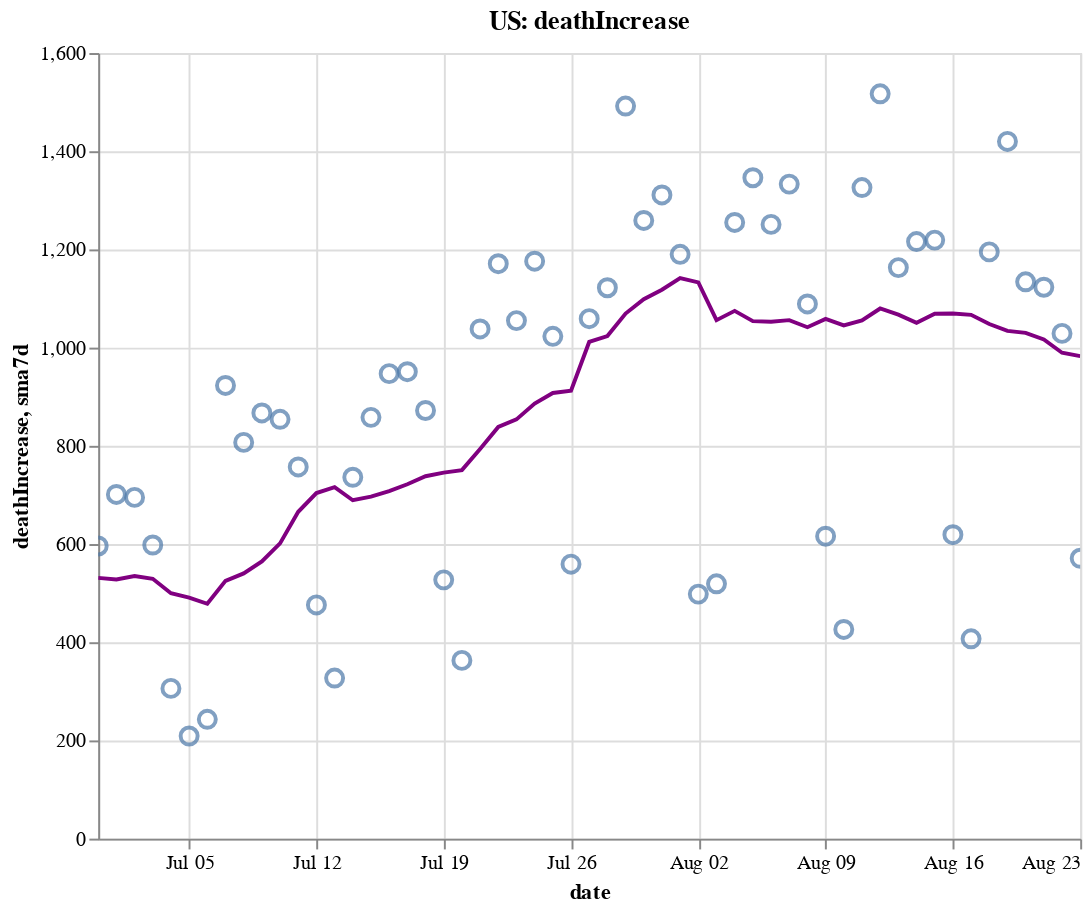

The notebook cell saved with this chart:
### Code cell
create_plot(us, 'deathIncrease')

### Figure 1 — Vega-Lite specification as saved in the notebook (floating-point values rounded to 4 significant figures)
{"config": {"view": {"continuousWidth": 400, "continuousHeight": 300}}, "layer": [{"layer": [{"mark": {"type": "point", "size": 75}, "encoding": {"tooltip": [{"type": "temporal", "field": "date"}, {"type": "quantitative", "field": "deathIncrease"}, {"type": "quantitative", "field": "sma7d"}], "x": {"type": "temporal", "field": "date"}, "y": {"type": "quantitative", "field": "deathIncrease"}}, "selection": {"selector006": {"type": "interval", "bind": "scales", "encodings": ["x", "y"]}}}, {"mark": {"type": "line", "color": "purple"}, "encoding": {"x": {"type": "temporal", "field": "date"}, "y": {"type": "quantitative", "field": "sma7d"}}}]}, {"mark": {"type": "rule", "color": "#aaa"}, "encoding": {"x": {"type": "temporal", "field": "date"}}, "transform": [{"filter": {"selection": "selector005"}}]}, {"mark": "circle", "encoding": {"opacity": {"condition": {"value": 1, "selection": "selector005"}, "value": 0}, "tooltip": [{"type": "temporal", "field": "date"}, {"type": "quantitative", "field": "deathIncrease"}, {"type": "quantitative", "field": "sma7d"}], "x": {"type": "temporal", "field": "date"}, "y": {"type": "quantitative", "field": "deathIncrease"}}, "selection": {"selector005": {"type": "single", "encodings": ["x"], "on": "mouseover", "nearest": true, "empty": "none"}}}, {"mark": {"type": "text", "align": "left", "dx": 5, "dy": -5, "stroke": "white", "strokeWidth": 2}, "encoding": {"text": {"type": "quantitative", "field": "deathIncrease"}, "tooltip": [{"type": "temporal", "field": "date"}, {"type": "quantitative", "field": "deathIncrease"}, {"type": "quantitative", "field": "sma7d"}], "x": {"type": "temporal", "field": "date"}, "y": {"type": "quantitative", "field": "deathIncrease"}}, "transform": [{"filter": {"selection": "selector005"}}]}, {"mark": {"type": "text", "align": "left", "dx": 5, "dy": -5}, "encoding": {"text": {"type": "quantitative", "field": "deathIncrease"}, "tooltip": [{"type": "temporal", "field": "date"}, {"type": "quantitative", "field": "deathIncrease"}, {"type": "quantitative", "field": "sma7d"}], "x": {"type": "temporal", "field": "date"}, "y": {"type": "quantitative", "field": "deathIncrease"}}, "transform": [{"filter": {"selection": "selector005"}}]}], "data": {"name": "data-c478fffe74704f2936696871fe345976"}, "height": 400, "title": "US: deathIncrease", "width": 500, "$schema": "https://vega.github.io/schema/vega-lite/v4.8.1.json", "datasets": {"data-c478fffe74704f2936696871fe345976": [{"date": "2020-06-30T00:00:00", "totalTestResultsIncrease": 628000.0, "positiveIncrease": 47460.0, "death": 120100.0, "deathIncrease": 596.0, "positiveRate": 0.076, "state": "US", "sma7d": 531.1}, {"date": "2020-07-01T00:00:00", "totalTestResultsIncrease": 635500.0, "positiveIncrease": 50670.0, "death": 120800.0, "deathIncrease": 701.0, "positiveRate": 0.08, "state": "US", "sma7d": 527.9}, {"date": "2020-07-02T00:00:00", "totalTestResultsIncrease": 666800.0, "positiveIncrease": 53830.0, "death": 121500.0, "deathIncrease": 695.0, "positiveRate": 0.081, "state": "US", "sma7d": 534.7}, {"date": "2020-07-03T00:00:00", "totalTestResultsIncrease": 714800.0, "positiveIncrease": 54220.0, "death": 122100.0, "deathIncrease": 598.0, "positiveRate": 0.076, "state": "US", "sma7d": 529.1}, {"date": "2020-07-04T00:00:00", "totalTestResultsIncrease": 645700.0, "positiveIncrease": 54730.0, "death": 122400.0, "deathIncrease": 306.0, "positiveRate": 0.085, "state": "US", "sma7d": 499.9}, {"date": "2020-07-05T00:00:00", "totalTestResultsIncrease": 684200.0, "positiveIncrease": 45790.0, "death": 122600.0, "deathIncrease": 209.0, "positiveRate": 0.067, "state": "US", "sma7d": 491.0}, {"date": "2020-07-06T00:00:00", "totalTestResultsIncrease": 504400.0, "positiveIncrease": 41600.0, "death": 122900.0, "deathIncrease": 243.0, "positiveRate": 0.082, "state": "US", "sma7d": 478.3}, {"date": "2020-07-07T00:00:00", "totalTestResultsIncrease": 637700.0, "positiveIncrease": 51770.0, "death": 123800.0, "deathIncrease": 923.0, "positiveRate": 0.081, "state": "US", "sma7d": 525.0}, {"date": "2020-07-08T00:00:00", "totalTestResultsIncrease": 634400.0, "positiveIncrease": 62150.0, "death": 124600.0, "deathIncrease": 807.0, "positiveRate": 0.098, "state": "US", "sma7d": 540.1}, {"date": "2020-07-09T00:00:00", "totalTestResultsIncrease": 706200.0, "positiveIncrease": 58840.0, "death": 125500.0, "deathIncrease": 867.0, "positiveRate": 0.083, "state": "US", "sma7d": 564.7}, {"date": "2020-07-10T00:00:00", "totalTestResultsIncrease": 815900.0, "positiveIncrease": 66640.0, "death": 126300.0, "deathIncrease": 854.0, "positiveRate": 0.082, "state": "US", "sma7d": 601.3}, {"date": "2020-07-11T00:00:00", "totalTestResultsIncrease": 705600.0, "positiveIncrease": 63010.0, "death": 127100.0, "deathIncrease": 757.0, "positiveRate": 0.089, "state": "US", "sma7d": 665.7}, {"date": "2020-07-12T00:00:00", "totalTestResultsIncrease": 764100.0, "positiveIncrease": 60980.0, "death": 127600.0, "deathIncrease": 476.0, "positiveRate": 0.08, "state": "US", "sma7d": 703.9}, {"date": "2020-07-13T00:00:00", "totalTestResultsIncrease": 690900.0, "positiveIncrease": 58460.0, "death": 127900.0, "deathIncrease": 327.0, "positiveRate": 0.085, "state": "US", "sma7d": 715.9}, {"date": "2020-07-14T00:00:00", "totalTestResultsIncrease": 774400.0, "positiveIncrease": 62880.0, "death": 128600.0, "deathIncrease": 736.0, "positiveRate": 0.081, "state": "US", "sma7d": 689.1}, {"date": "2020-07-15T00:00:00", "totalTestResultsIncrease": 766400.0, "positiveIncrease": 65380.0, "death": 129500.0, "deathIncrease": 858.0, "positiveRate": 0.085, "state": "US", "sma7d": 696.4}, {"date": "2020-07-16T00:00:00", "totalTestResultsIncrease": 832700.0, "positiveIncrease": 70950.0, "death": 130400.0, "deathIncrease": 947.0, "positiveRate": 0.085, "state": "US", "sma7d": 707.9}, {"date": "2020-07-17T00:00:00", "totalTestResultsIncrease": 842200.0, "positiveIncrease": 77230.0, "death": 131400.0, "deathIncrease": 951.0, "positiveRate": 0.092, "state": "US", "sma7d": 721.7}, {"date": "2020-07-18T00:00:00", "totalTestResultsIncrease": 768400.0, "positiveIncrease": 65180.0, "death": 132200.0, "deathIncrease": 872.0, "positiveRate": 0.085, "state": "US", "sma7d": 738.1}, {"date": "2020-07-19T00:00:00", "totalTestResultsIncrease": 805600.0, "positiveIncrease": 64880.0, "death": 132800.0, "deathIncrease": 527.0, "positiveRate": 0.081, "state": "US", "sma7d": 745.4}, {"date": "2020-07-20T00:00:00", "totalTestResultsIncrease": 712300.0, "positiveIncrease": 56970.0, "death": 133100.0, "deathIncrease": 363.0, "positiveRate": 0.08, "state": "US", "sma7d": 750.6}, {"date": "2020-07-21T00:00:00", "totalTestResultsIncrease": 754800.0, "positiveIncrease": 63640.0, "death": 134200.0, "deathIncrease": 1038.0, "positiveRate": 0.084, "state": "US", "sma7d": 793.7}, {"date": "2020-07-22T00:00:00", "totalTestResultsIncrease": 800700.0, "positiveIncrease": 69150.0, "death": 135300.0, "deathIncrease": 1171.0, "positiveRate": 0.086, "state": "US", "sma7d": 838.4}, {"date": "2020-07-23T00:00:00", "totalTestResultsIncrease": 845400.0, "positiveIncrease": 71350.0, "death": 136400.0, "deathIncrease": 1055.0, "positiveRate": 0.084, "state": "US", "sma7d": 853.9}, {"date": "2020-07-24T00:00:00", "totalTestResultsIncrease": 934100.0, "positiveIncrease": 75200.0, "death": 137600.0, "deathIncrease": 1176.0, "positiveRate": 0.081, "state": "US", "sma7d": 886.0}, {"date": "2020-07-25T00:00:00", "totalTestResultsIncrease": 794700.0, "positiveIncrease": 65080.0, "death": 138600.0, "deathIncrease": 1023.0, "positiveRate": 0.082, "state": "US", "sma7d": 907.6}, {"date": "2020-07-26T00:00:00", "totalTestResultsIncrease": 865800.0, "positiveIncrease": 61710.0, "death": 139200.0, "deathIncrease": 559.0, "positiveRate": 0.071, "state": "US", "sma7d": 912.1}, {"date": "2020-07-27T00:00:00", "totalTestResultsIncrease": 761100.0, "positiveIncrease": 55130.0, "death": 140200.0, "deathIncrease": 1059.0, "positiveRate": 0.072, "state": "US", "sma7d": 1012.0}, {"date": "2020-07-28T00:00:00", "totalTestResultsIncrease": 735900.0, "positiveIncrease": 56230.0, "death": 141300.0, "deathIncrease": 1122.0, "positiveRate": 0.076, "state": "US", "sma7d": 1024.0}, {"date": "2020-07-29T00:00:00", "totalTestResultsIncrease": 861100.0, "positiveIncrease": 66970.0, "death": 142800.0, "deathIncrease": 1492.0, "positiveRate": 0.078, "state": "US", "sma7d": 1069.0}, {"date": "2020-07-30T00:00:00", "totalTestResultsIncrease": 813100.0, "positiveIncrease": 69470.0, "death": 144100.0, "deathIncrease": 1259.0, "positiveRate": 0.085, "state": "US", "sma7d": 1099.0}, {"date": "2020-07-31T00:00:00", "totalTestResultsIncrease": 732400.0, "positiveIncrease": 67760.0, "death": 145400.0, "deathIncrease": 1311.0, "positiveRate": 0.093, "state": "US", "sma7d": 1118.0}, {"date": "2020-08-01T00:00:00", "totalTestResultsIncrease": 736700.0, "positiveIncrease": 60690.0, "death": 146600.0, "deathIncrease": 1190.0, "positiveRate": 0.082, "state": "US", "sma7d": 1142.0}, {"date": "2020-08-02T00:00:00", "totalTestResultsIncrease": 722600.0, "positiveIncrease": 48270.0, "death": 147100.0, "deathIncrease": 498.0, "positiveRate": 0.067, "state": "US", "sma7d": 1133.0}, {"date": "2020-08-03T00:00:00", "totalTestResultsIncrease": 734300.0, "positiveIncrease": 49560.0, "death": 147600.0, "deathIncrease": 519.0, "positiveRate": 0.067, "state": "US", "sma7d": 1056.0}, {"date": "2020-08-04T00:00:00", "totalTestResultsIncrease": 701200.0, "positiveIncrease": 51570.0, "death": 148900.0, "deathIncrease": 1255.0, "positiveRate": 0.074, "state": "US", "sma7d": 1075.0}, {"date": "2020-08-05T00:00:00", "totalTestResultsIncrease": 685200.0, "positiveIncrease": 52260.0, "death": 150200.0, "deathIncrease": 1346.0, "positiveRate": 0.076, "state": "US", "sma7d": 1054.0}, {"date": "2020-08-06T00:00:00", "totalTestResultsIncrease": 752700.0, "positiveIncrease": 54180.0, "death": 151500.0, "deathIncrease": 1251.0, "positiveRate": 0.072, "state": "US", "sma7d": 1053.0}, {"date": "2020-08-07T00:00:00", "totalTestResultsIncrease": 771200.0, "positiveIncrease": 61520.0, "death": 152800.0, "deathIncrease": 1333.0, "positiveRate": 0.08, "state": "US", "sma7d": 1056.0}, {"date": "2020-08-08T00:00:00", "totalTestResultsIncrease": 674700.0, "positiveIncrease": 54020.0, "death": 153900.0, "deathIncrease": 1089.0, "positiveRate": 0.08, "state": "US", "sma7d": 1042.0}, {"date": "2020-08-09T00:00:00", "totalTestResultsIncrease": 720000.0, "positiveIncrease": 51360.0, "death": 154500.0, "deathIncrease": 616.0, "positiveRate": 0.071, "state": "US", "sma7d": 1058.0}, {"date": "2020-08-10T00:00:00", "totalTestResultsIncrease": 722500.0, "positiveIncrease": 41840.0, "death": 154900.0, "deathIncrease": 426.0, "positiveRate": 0.058, "state": "US", "sma7d": 1045.0}, {"date": "2020-08-11T00:00:00", "totalTestResultsIncrease": 744600.0, "positiveIncrease": 55590.0, "death": 156200.0, "deathIncrease": 1326.0, "positiveRate": 0.075, "state": "US", "sma7d": 1055.0}, {"date": "2020-08-12T00:00:00", "totalTestResultsIncrease": 484100.0, "positiveIncrease": 56040.0, "death": 157800.0, "deathIncrease": 1517.0, "positiveRate": 0.116, "state": "US", "sma7d": 1080.0}, {"date": "2020-08-13T00:00:00", "totalTestResultsIncrease": 885700.0, "positiveIncrease": 51700.0, "death": 158900.0, "deathIncrease": 1163.0, "positiveRate": 0.058, "state": "US", "sma7d": 1067.0}, {"date": "2020-08-14T00:00:00", "totalTestResultsIncrease": 848500.0, "positiveIncrease": 55650.0, "death": 160100.0, "deathIncrease": 1216.0, "positiveRate": 0.066, "state": "US", "sma7d": 1050.0}, {"date": "2020-08-15T00:00:00", "totalTestResultsIncrease": 748600.0, "positiveIncrease": 56600.0, "death": 161400.0, "deathIncrease": 1219.0, "positiveRate": 0.076, "state": "US", "sma7d": 1069.0}, {"date": "2020-08-16T00:00:00", "totalTestResultsIncrease": 786200.0, "positiveIncrease": 43080.0, "death": 162000.0, "deathIncrease": 619.0, "positiveRate": 0.055, "state": "US", "sma7d": 1069.0}, {"date": "2020-08-17T00:00:00", "totalTestResultsIncrease": 654400.0, "positiveIncrease": 37820.0, "death": 162400.0, "deathIncrease": 407.0, "positiveRate": 0.058, "state": "US", "sma7d": 1067.0}, {"date": "2020-08-18T00:00:00", "totalTestResultsIncrease": 648800.0, "positiveIncrease": 40460.0, "death": 163600.0, "deathIncrease": 1195.0, "positiveRate": 0.062, "state": "US", "sma7d": 1048.0}, {"date": "2020-08-19T00:00:00", "totalTestResultsIncrease": 659700.0, "positiveIncrease": 44930.0, "death": 165000.0, "deathIncrease": 1420.0, "positiveRate": 0.068, "state": "US", "sma7d": 1034.0}, {"date": "2020-08-20T00:00:00", "totalTestResultsIncrease": 690900.0, "positiveIncrease": 43740.0, "death": 166100.0, "deathIncrease": 1134.0, "positiveRate": 0.063, "state": "US", "sma7d": 1030.0}, {"date": "2020-08-21T00:00:00", "totalTestResultsIncrease": 747400.0, "positiveIncrease": 46820.0, "death": 167300.0, "deathIncrease": 1123.0, "positiveRate": 0.063, "state": "US", "sma7d": 1017.0}, {"date": "2020-08-22T00:00:00", "totalTestResultsIncrease": 767000.0, "positiveIncrease": 46450.0, "death": 168300.0, "deathIncrease": 1029.0, "positiveRate": 0.061, "state": "US", "sma7d": 989.6}, {"date": "2020-08-23T00:00:00", "totalTestResultsIncrease": 626600.0, "positiveIncrease": 38260.0, "death": 168800.0, "deathIncrease": 571.0, "positiveRate": 0.061, "state": "US", "sma7d": 982.7}]}}
